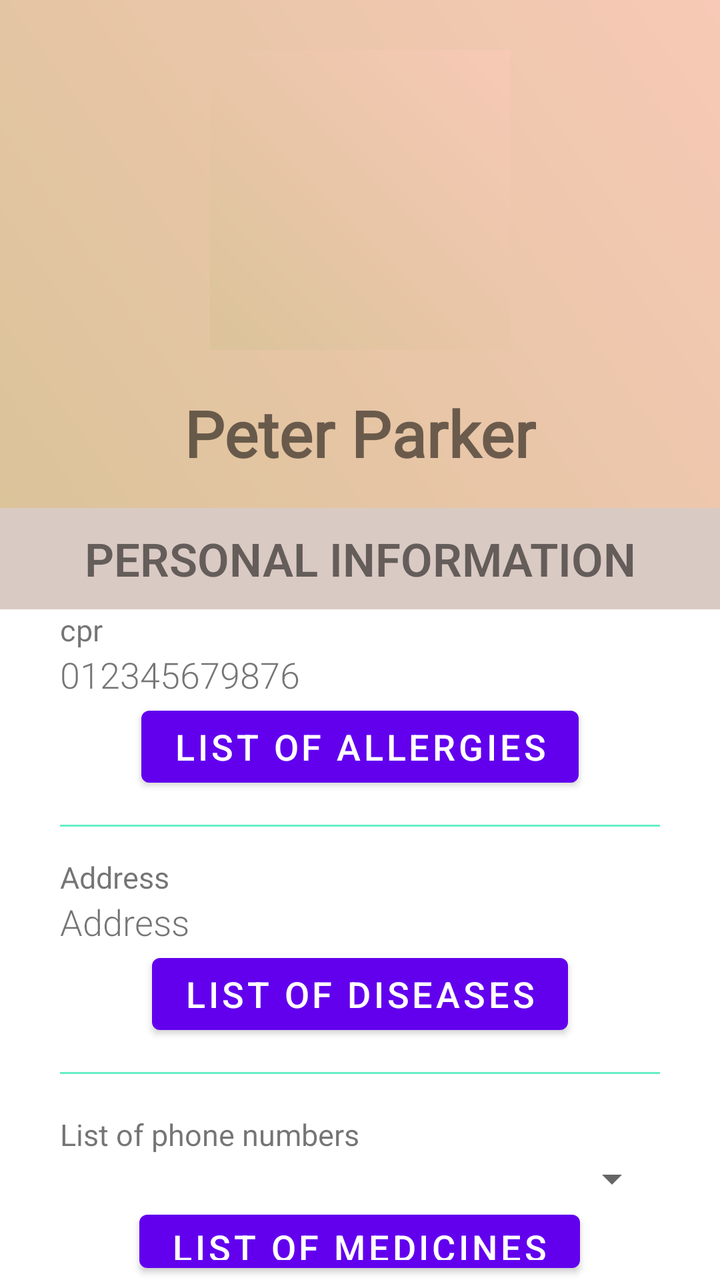
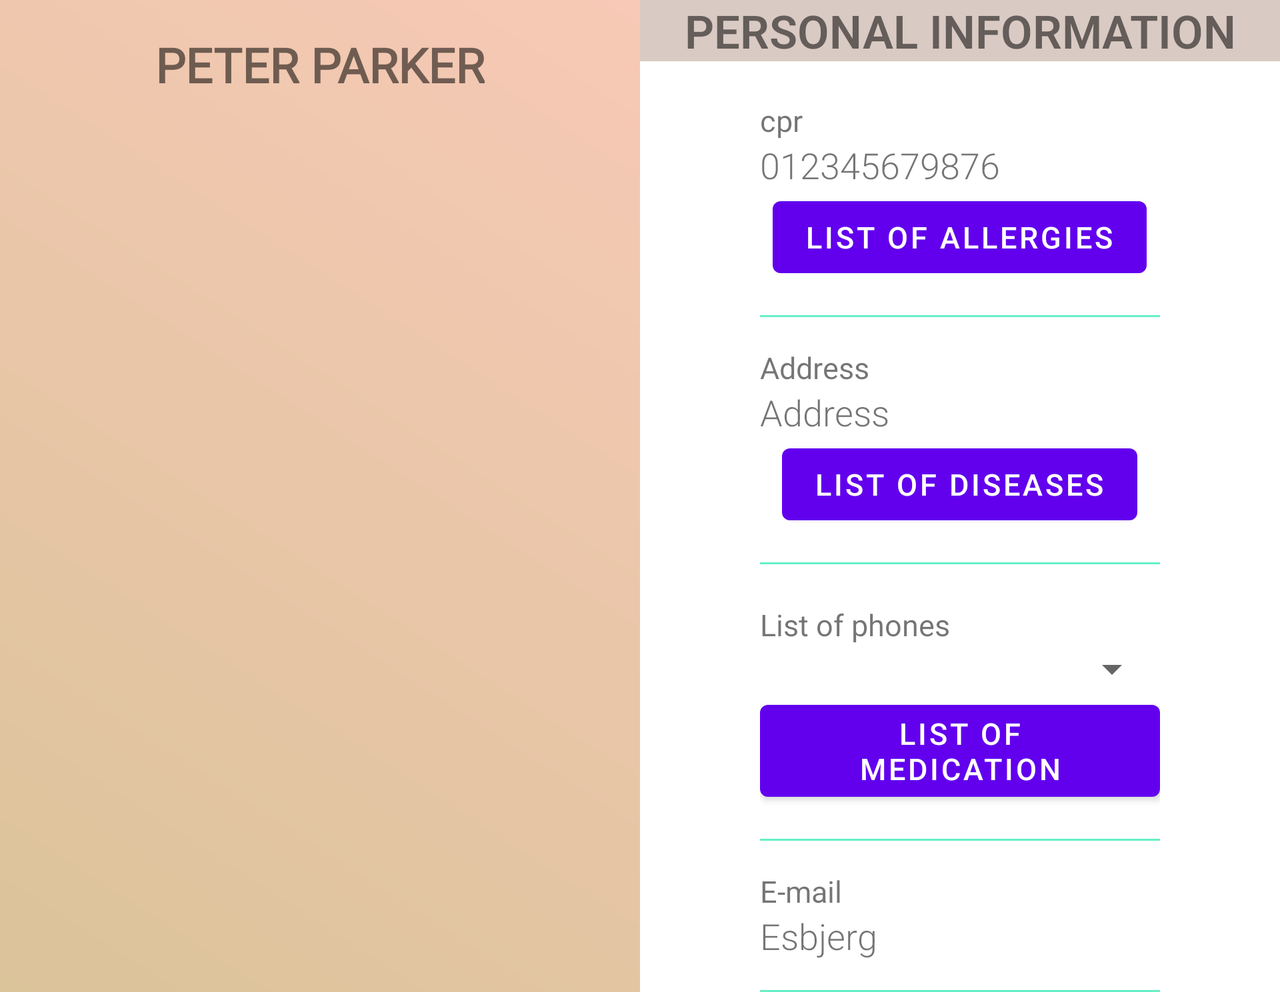

The same Android screen from two of the app's own layout files: first res/layout/ as a phone draws it, then the repository's variant for another configuration, drawn on a device whose configuration selects that folder. Both files follow.
<!-- AndroidManifest.xml: application theme Theme.TakeMeHomeApp -->
<!-- res/layout/activity_additional_info.xml -->
<?xml version="1.0" encoding="utf-8"?>
<RelativeLayout xmlns:android="http://schemas.android.com/apk/res/android"
    xmlns:app="http://schemas.android.com/apk/res-auto"
    xmlns:tools="http://schemas.android.com/tools"
    android:layout_width="match_parent"
    android:layout_height="match_parent"
    tools:context="Activities.InfoActivity">

    <RelativeLayout
        android:id="@+id/relLay_top"
        android:layout_width="match_parent"
        android:layout_height="wrap_content"
        android:background="@drawable/grad_login"
        android:paddingBottom="16dp">

        <RelativeLayout
            android:id="@+id/profilePicture_layout"
            android:layout_width="wrap_content"
            android:layout_height="wrap_content"
            android:layout_centerHorizontal="true"
            android:layout_marginTop="20dp">

            <ImageView
                android:id="@+id/imageButton_profilePicture"
                android:layout_width="150dp"
                android:layout_height="150dp"
                android:layout_marginStart="5dp"
                android:layout_marginTop="5dp"
                android:layout_marginEnd="5dp"
                android:layout_marginBottom="5dp"
                android:background="@drawable/grad_login"
                android:contentDescription="@string/profile_picture"
                android:padding="3dp"
                android:src="@drawable/addcameraicon" />

        </RelativeLayout>

        <TextView
            android:id="@+id/textView_fullName"
            android:layout_width="wrap_content"
            android:layout_height="wrap_content"
            android:layout_below="@+id/profilePicture_layout"
            android:layout_centerHorizontal="true"
            android:layout_marginTop="15sp"
            android:fontFamily="@font/allerta"
            android:textSize="32sp"
            android:textStyle="bold"
            tools:text="Peter Parker" />

    </RelativeLayout>

    <RelativeLayout
        android:id="@+id/banner"
        android:layout_width="match_parent"
        android:layout_height="wrap_content"
        android:layout_gravity="center"
        android:background="@color/dust"
        android:gravity="center"
        android:layout_below="@id/relLay_top">

        <LinearLayout
            android:layout_width="wrap_content"
            android:layout_height="wrap_content"
            android:gravity="center_horizontal"
            android:orientation="vertical"
            android:paddingTop="10dp"
            android:paddingBottom="10dp">

            <TextView
                android:id="@+id/label"
                android:layout_width="wrap_content"
                android:layout_height="wrap_content"
                android:fontFamily="sans-serif-light"
                android:gravity="center_horizontal|center_vertical"
                android:text="@string/personal_information"
                android:textSize="23sp"
                android:textStyle="bold" />

        </LinearLayout>

    </RelativeLayout>

    <RelativeLayout
        android:layout_width="match_parent"
        android:layout_height="match_parent"
        android:layout_below="@+id/banner">


        <LinearLayout
            android:layout_width="match_parent"
            android:layout_height="wrap_content"
            android:layout_centerInParent="true"
            android:layout_marginLeft="30dp"
            android:layout_marginRight="30dp"
            android:orientation="vertical">

            <LinearLayout
                android:id="@+id/info1"
                android:layout_width="match_parent"
                android:layout_height="wrap_content"
                android:orientation="vertical" >

                <TextView
                    android:id="@+id/label_cpr"
                    android:layout_width="wrap_content"
                    android:layout_height="wrap_content"
                    android:text="@string/cpr"
                    android:textSize="15sp" />

                <TextView
                    android:id="@+id/textView_cpr"
                    android:layout_width="wrap_content"
                    android:layout_height="wrap_content"
                    android:fontFamily="sans-serif-light"
                    android:textSize="18sp"
                    tools:text="012345679876" />

                <Button
                    android:id="@+id/button_allergies"
                    android:layout_width="wrap_content"
                    android:layout_height="wrap_content"
                    android:text="@string/list_of_allergies"
                    android:textSize="18sp"
                    android:onClick="onClickAllergies"
                    android:layout_gravity="center_horizontal"/>

                <View
                    android:id="@+id/line1"
                    android:layout_width="match_parent"
                    android:layout_height="1dp"
                    android:layout_marginTop="15dp"
                    android:background="@color/gradEnd" />

            </LinearLayout>

            <LinearLayout
                android:id="@+id/info2"
                android:layout_width="match_parent"
                android:layout_height="wrap_content"
                android:layout_marginTop="15dp"
                android:orientation="vertical" >

                <TextView
                    android:id="@+id/label_address"
                    android:layout_width="wrap_content"
                    android:layout_height="wrap_content"
                    android:text="@string/address"
                    android:textSize="15sp" />

                <TextView
                    android:id="@+id/textView_address"
                    android:layout_width="wrap_content"
                    android:layout_height="wrap_content"
                    android:fontFamily="sans-serif-light"
                    android:textSize="18sp"
                    tools:text="Address" />

                <Button
                    android:id="@+id/button_diseases"
                    android:layout_width="wrap_content"
                    android:layout_height="wrap_content"
                    android:text="@string/list_of_diseases"
                    android:textSize="18sp"
                    android:onClick="onClickDiseases"
                    android:layout_gravity="center_horizontal"/>

                <View
                    android:id="@+id/line2"
                    android:layout_width="match_parent"
                    android:layout_height="1dp"
                    android:layout_marginTop="15dp"
                    android:background="@color/gradEnd" />

            </LinearLayout>

            <LinearLayout
                android:id="@+id/info3"
                android:layout_width="match_parent"
                android:layout_height="wrap_content"
                android:layout_marginTop="20dp"
                android:orientation="vertical"
                android:layout_gravity="">

                <TextView
                    android:id="@+id/label_phoneList"
                    android:layout_width="wrap_content"
                    android:layout_height="wrap_content"
                    android:text="@string/list_of_phone_numbers"
                    android:textSize="15sp" />

                <Spinner
                    android:id="@+id/spinner_phoneList"
                    android:layout_width="match_parent"
                    android:layout_height="wrap_content" />

                <Button
                    android:id="@+id/button_medication"
                    android:layout_width="wrap_content"
                    android:layout_height="wrap_content"
                    android:text="@string/list_of_medicines"
                    android:textSize="18sp"
                    android:onClick="onClickMedication"
                    android:layout_gravity="center_horizontal"/>

                <View
                    android:id="@+id/line3"
                    android:layout_width="match_parent"
                    android:layout_height="1dp"
                    android:layout_marginTop="15dp"
                    android:background="@color/gradEnd" />

            </LinearLayout>

            <LinearLayout
                android:id="@+id/info4"
                android:layout_width="match_parent"
                android:layout_height="wrap_content"
                android:layout_marginTop="15dp"
                android:orientation="vertical" >

                <TextView
                    android:id="@+id/label_email"
                    android:layout_width="wrap_content"
                    android:layout_height="wrap_content"
                    android:text="@string/e_mail"
                    android:textSize="15sp" />

                <TextView
                    android:id="@+id/textView_email"
                    android:layout_width="wrap_content"
                    android:layout_height="wrap_content"
                    android:fontFamily="sans-serif-light"
                    android:textSize="18sp"
                    tools:text="Esbjerg" />

                <View
                    android:id="@+id/line4"
                    android:layout_width="match_parent"
                    android:layout_height="1dp"
                    android:layout_marginTop="15dp"
                    android:background="@color/gradEnd" />

            </LinearLayout>

        </LinearLayout>

    </RelativeLayout>

</RelativeLayout>
<!-- resources referenced by this layout -->
<resources>
  <color name="dust">#DACAC4</color>
  <color name="gradEnd">#67EFC8</color>
  <!-- drawable grad_login (drawable) -->
  <?xml version="1.0" encoding="utf-8"?>
  <shape xmlns:android="http://schemas.android.com/apk/res/android" >
  
      <gradient android:angle="45"
          android:startColor="@color/beige"
          android:endColor="@color/pink" />
  
  </shape>
  <string name="address">Address</string>
  <string name="cpr">cpr</string>
  <string name="e_mail">E-mail</string>
  <string name="list_of_allergies">List of allergies</string>
  <string name="list_of_diseases">List of diseases</string>
  <string name="list_of_medicines">List of medicines</string>
  <string name="list_of_phone_numbers">List of phone numbers</string>
  <string name="personal_information">PERSONAL INFORMATION</string>
  <string name="profile_picture">profile picture</string>
  <style name="Theme.TakeMeHomeApp" parent="Theme.MaterialComponents.DayNight.DarkActionBar">
          
          <item name="colorPrimary">@color/purple_500</item>
          <item name="colorPrimaryVariant">@color/purple_700</item>
          <item name="colorOnPrimary">@color/white</item>
          
          <item name="colorSecondary">@color/teal_200</item>
          <item name="colorSecondaryVariant">@color/teal_700</item>
          <item name="colorOnSecondary">@color/black</item>
          
          <item name="android:statusBarColor" tools:targetApi="l">?attr/colorPrimaryVariant</item>
          
      </style>
  <color name="beige">#DBC39A</color>
  <color name="pink">#F7C9B6</color>
  <color name="purple_500">#FF6200EE</color>
  <color name="purple_700">#FF3700B3</color>
  <color name="white">#FFFFFFFF</color>
  <color name="teal_200">#FF03DAC5</color>
  <color name="teal_700">#FF018786</color>
  <color name="black">#FF000000</color>
</resources>
<!-- res/layout-land/activity_additional_info.xml (the repository's variant of the layout above) -->
<!-- drawn on the phone turned sideways -->
<?xml version="1.0" encoding="utf-8"?>
<ScrollView xmlns:android="http://schemas.android.com/apk/res/android"
    xmlns:app="http://schemas.android.com/apk/res-auto"
    xmlns:tools="http://schemas.android.com/tools"
    android:layout_width="match_parent"
    android:layout_height="match_parent">

    <LinearLayout
        android:layout_width="match_parent"
        android:layout_height="wrap_content"
        android:baselineAligned="false"
        android:orientation="horizontal">

        <RelativeLayout
            android:layout_width="0dp"
            android:layout_height="match_parent"
            android:layout_weight="1"
            android:background="@drawable/grad_login">

            <RelativeLayout
                android:id="@+id/relLay_name"
                android:layout_width="match_parent"
                android:layout_height="wrap_content"
                android:layout_marginTop="16dp">

                <TextView
                    android:id="@+id/textView_fullName"
                    android:layout_width="wrap_content"
                    android:layout_height="wrap_content"
                    android:layout_centerHorizontal="true"
                    android:fontFamily="@font/allerta"
                    android:text="@string/peter_parker"
                    android:textSize="24sp"
                    android:textStyle="bold" />

            </RelativeLayout>

            <RelativeLayout
                android:layout_width="match_parent"
                android:layout_height="wrap_content"
                android:layout_below="@id/relLay_name"
                android:layout_centerVertical="true"
                android:layout_marginTop="0dp">

                <ImageView
                    android:id="@+id/imageButton_profilePicture"
                    android:layout_width="wrap_content"
                    android:layout_height="wrap_content"
                    android:layout_centerHorizontal="true"
                    android:layout_marginStart="5dp"
                    android:layout_marginTop="5dp"
                    android:layout_marginEnd="5dp"
                    android:layout_marginBottom="5dp"
                    android:adjustViewBounds="true"
                    android:contentDescription="@string/profile_picture"
                    android:padding="3dp"
                    android:scaleType="centerInside" />

            </RelativeLayout>

        </RelativeLayout>

        <RelativeLayout
            android:layout_width="0dp"
            android:layout_height="wrap_content"
            android:layout_weight="1">

            <LinearLayout
                android:layout_width="match_parent"
                android:layout_height="wrap_content"
                android:background="@color/purple_200"
                android:orientation="vertical">

                <TextView
                    android:id="@+id/label"
                    android:layout_width="match_parent"
                    android:layout_height="wrap_content"
                    android:fontFamily="sans-serif-light"
                    android:text="@string/personal_information"
                    android:textAlignment="center"
                    android:background="@color/dust"
                    android:textSize="23sp"
                    android:textStyle="bold" />

            </LinearLayout>

            <RelativeLayout
                android:layout_width="match_parent"
                android:layout_height="match_parent"
                android:layout_marginLeft="30dp"
                android:layout_marginTop="50dp"
                android:layout_marginRight="30dp">

                <LinearLayout
                    android:layout_width="match_parent"
                    android:layout_height="wrap_content"
                    android:layout_centerInParent="true"
                    android:layout_marginLeft="30dp"
                    android:layout_marginRight="30dp"
                    android:orientation="vertical">

                    <LinearLayout
                        android:id="@+id/info1"
                        android:layout_width="match_parent"
                        android:layout_height="wrap_content"
                        android:orientation="vertical">

                        <TextView
                            android:id="@+id/lable_cpr"
                            android:layout_width="wrap_content"
                            android:layout_height="wrap_content"
                            android:text="@string/cpr"
                            android:textSize="15sp" />

                        <TextView
                            android:id="@+id/textView_cpr"
                            android:layout_width="wrap_content"
                            android:layout_height="wrap_content"
                            android:fontFamily="sans-serif-light"
                            android:textSize="18sp"
                            tools:text="012345679876" />

                        <Button
                            android:id="@+id/button_allergies"
                            android:layout_width="wrap_content"
                            android:layout_height="wrap_content"
                            android:layout_gravity="center_horizontal"
                            android:onClick="onClickAllergies"
                            android:text="@string/list_of_allergies"
                            android:textSize="15sp" />

                        <View
                            android:id="@+id/line1"
                            android:layout_width="match_parent"
                            android:layout_height="1dp"
                            android:layout_marginTop="15dp"
                            android:background="@color/gradEnd" />

                    </LinearLayout>

                    <LinearLayout
                        android:id="@+id/info2"
                        android:layout_width="match_parent"
                        android:layout_height="wrap_content"
                        android:layout_marginTop="15dp"
                        android:orientation="vertical">

                        <TextView
                            android:id="@+id/label_address"
                            android:layout_width="wrap_content"
                            android:layout_height="wrap_content"
                            android:text="@string/address"
                            android:textSize="15sp" />

                        <TextView
                            android:id="@+id/textView_address"
                            android:layout_width="wrap_content"
                            android:layout_height="wrap_content"
                            android:fontFamily="sans-serif-light"
                            android:textSize="18sp"
                            tools:text="Address" />

                        <Button
                            android:id="@+id/button_diseases"
                            android:layout_width="wrap_content"
                            android:layout_height="wrap_content"
                            android:layout_gravity="center_horizontal"
                            android:onClick="onClickDiseases"
                            android:text="@string/list_of_diseases"
                            android:textSize="15sp" />

                        <View
                            android:id="@+id/line2"
                            android:layout_width="match_parent"
                            android:layout_height="1dp"
                            android:layout_marginTop="15dp"
                            android:background="@color/gradEnd" />

                    </LinearLayout>

                    <LinearLayout
                        android:id="@+id/info3"
                        android:layout_width="match_parent"
                        android:layout_height="wrap_content"
                        android:layout_marginTop="20dp"
                        android:orientation="vertical">

                        <TextView
                            android:id="@+id/label_phoneList"
                            android:layout_width="wrap_content"
                            android:layout_height="wrap_content"
                            android:text="@string/list_of_phones"
                            android:textSize="15sp" />

                        <Spinner
                            android:id="@+id/spinner_phoneList"
                            android:layout_width="match_parent"
                            android:layout_height="wrap_content" />

                        <Button
                            android:id="@+id/button_medication"
                            android:layout_width="wrap_content"
                            android:layout_height="wrap_content"
                            android:layout_gravity="center_horizontal"
                            android:onClick="onClickMedication"
                            android:text="@string/list_of_medication"
                            android:textSize="15sp" />

                        <View
                            android:id="@+id/line3"
                            android:layout_width="match_parent"
                            android:layout_height="1dp"
                            android:layout_marginTop="15dp"
                            android:background="@color/gradEnd" />

                    </LinearLayout>

                    <LinearLayout
                        android:id="@+id/info4"
                        android:layout_width="match_parent"
                        android:layout_height="wrap_content"
                        android:layout_marginTop="15dp"
                        android:orientation="vertical">

                        <TextView
                            android:id="@+id/label_email"
                            android:layout_width="wrap_content"
                            android:layout_height="wrap_content"
                            android:text="@string/e_mail"
                            android:textSize="15sp" />

                        <TextView
                            android:id="@+id/textView_email"
                            android:layout_width="wrap_content"
                            android:layout_height="wrap_content"
                            android:fontFamily="sans-serif-light"
                            android:textSize="18sp"
                            tools:text="Esbjerg" />

                        <View
                            android:id="@+id/line4"
                            android:layout_width="match_parent"
                            android:layout_height="1dp"
                            android:layout_marginTop="15dp"
                            android:background="@color/gradEnd"/>

                    </LinearLayout>

                </LinearLayout>

            </RelativeLayout>

        </RelativeLayout>

    </LinearLayout>

</ScrollView>
<!-- resources referenced by the variant -->
<!-- as the phone turned sideways resolves them -->
<resources>
  <color name="dust">#DACAC4</color>
  <color name="gradEnd">#67EFC8</color>
  <color name="purple_200">#FFBB86FC</color>
  <!-- drawable grad_login (drawable) -->
  <?xml version="1.0" encoding="utf-8"?>
  <shape xmlns:android="http://schemas.android.com/apk/res/android" >
  
      <gradient android:angle="45"
          android:startColor="@color/beige"
          android:endColor="@color/pink" />
  
  </shape>
  <string name="address">Address</string>
  <string name="cpr">cpr</string>
  <string name="e_mail">E-mail</string>
  <string name="list_of_allergies">List of allergies</string>
  <string name="list_of_diseases">List of diseases</string>
  <string name="list_of_medication">List of medication</string>
  <string name="list_of_phones">List of phones</string>
  <string name="personal_information">PERSONAL INFORMATION</string>
  <string name="peter_parker">PETER PARKER</string>
  <string name="profile_picture">profile picture</string>
  <style name="Theme.TakeMeHomeApp" parent="Theme.MaterialComponents.DayNight.DarkActionBar">
          
          <item name="colorPrimary">@color/purple_500</item>
          <item name="colorPrimaryVariant">@color/purple_700</item>
          <item name="colorOnPrimary">@color/white</item>
          
          <item name="colorSecondary">@color/teal_200</item>
          <item name="colorSecondaryVariant">@color/teal_700</item>
          <item name="colorOnSecondary">@color/black</item>
          
          <item name="android:statusBarColor" tools:targetApi="l">?attr/colorPrimaryVariant</item>
          
      </style>
  <color name="beige">#DBC39A</color>
  <color name="pink">#F7C9B6</color>
  <color name="purple_500">#FF6200EE</color>
  <color name="purple_700">#FF3700B3</color>
  <color name="white">#FFFFFFFF</color>
  <color name="teal_200">#FF03DAC5</color>
  <color name="teal_700">#FF018786</color>
  <color name="black">#FF000000</color>
</resources>
